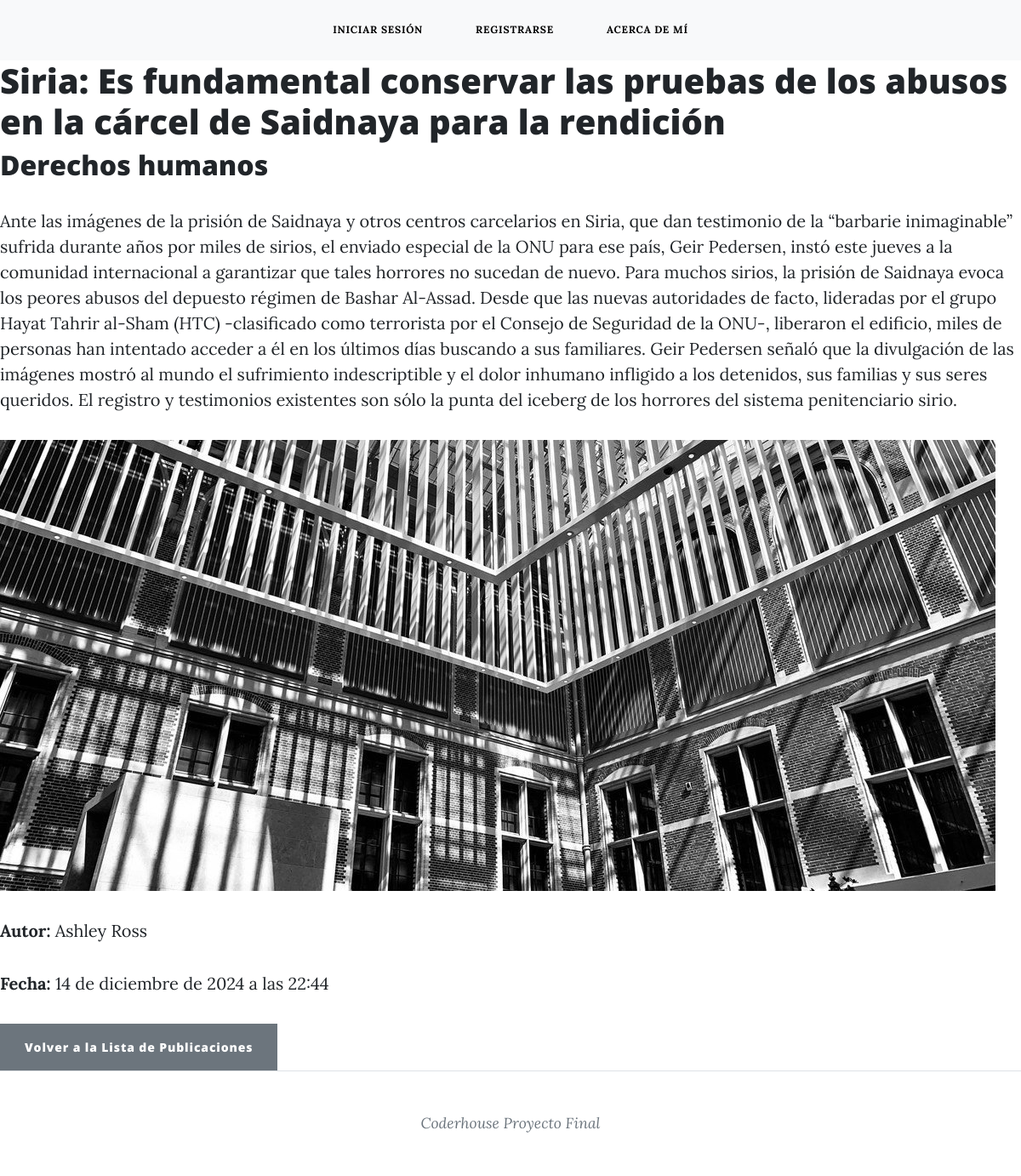
Screenshot of /post_user/1/ with the database file from the repository.
### blog/models.py (models this page shows, shortened)
class Post(models.Model):
    titulo = models.CharField(max_length=100)
    subtitulo = models.CharField(max_length=200, blank=True, null=True)
    cuerpo = models.TextField()
    fecha = models.DateTimeField(auto_now_add=True)
    imagen = models.ImageField(upload_to='imagenes/', blank=True, null=True)
    author =  models.CharField(max_length=100,blank=True, null=True)

### blog/views.py (the view)
# urls.py: path('post_user/<int:pk>/', views.post_detail_user_view, name='post_detail_user'),
def post_detail_user_view(request, pk):
    post = get_object_or_404(Post, pk=pk)
    return render(request, 'blog/post_detail_user.html', {'post': post})

### templates/blog/post_detail_user.html
{% extends 'blog/base.html' %}
{% block content %}
<h1>{{ post.titulo }}</h1>
<h2>{{ post.subtitulo }}</h2>
<p>{{ post.cuerpo }}</p>
{% if post.imagen %}
    <img src="{{ post.imagen.url }}" alt="Imagen del Post" style="max-width: 100%;">
{% endif %}
<p><strong>Autor:</strong> {{ post.author }}</p>
<p><strong>Fecha:</strong> {{ post.fecha }}</p>
<a href="{% url 'listar_publicaciones' %}" class="btn btn-secondary">Volver a la Lista de Publicaciones</a>
{% endblock %}

### templates/blog/base.html (shortened to what this page needs)
{% load static %}
<!DOCTYPE html>
<html lang="en">
    <head>
        <link href="{% static 'css/styles.css' %}" rel="stylesheet" />
    </head>
    <body>
        <nav class="navbar navbar-expand-lg navbar-light bg-light" id="mainNav">
            <div class="container px-4 px-lg-5">
                <div class="collapse navbar-collapse justify-content-center" id="navbarResponsive">
                    <ul class="navbar-nav gap-3 py-4 py-lg-0">
                        {% if user.is_authenticated %}
                        <li class="nav-item"><a class="nav-link text-center" href="{% url 'index' %}">Inicio</a></li>
                        <li class="nav-item"><a class="nav-link text-center" href="{% url 'crear_post' %}">Crear Publicación</a></li>
                        <li class="nav-item"><a class="nav-link text-center" href="{% url 'inbox' %}">Mensajes</a></li>
                        <li class="nav-item"><a class="nav-link text-center" href="{% url 'about' %}">Acerca de mí</a></li>
                        <li class="nav-item"><a class="nav-link text-center" href="{% url 'send_message' %}">Enviar un Mensaje</a></li>
                        <li class="nav-item"><a class="nav-link text-center" href="{% url 'user_profile_view' %}">Información de Usuario</a></li>
                        <li class="nav-item"><a class="nav-link text-center" href="{% url 'profile_details_view' %}">Información del Perfil</a></li>
                        <li class="nav-item"><a class="nav-link text-center" href="{% url 'change_password' %}">Cambiar Contraseña</a>
                        <li class="nav-item"><a class="nav-link text-center" href="{% url 'logout' %}">Cerrar Sesión</a></li>
                        {% else %}
                        <li class="nav-item"><a class="nav-link text-center" href="{% url 'login' %}">Iniciar Sesión</a></li>
                        <li class="nav-item"><a class="nav-link text-center" href="{% url 'register' %}">Registrarse</a></li>
                        <li class="nav-item"><a class="nav-link text-center" href="{% url 'about' %}">Acerca de mí</a></li>
                        {% endif %}
                    </ul>
                </div>
            </div>
        </nav>
        <div>
            {% block content %}
            {% endblock %}
        </div>
        <footer class="border-top">
            <div class="container px-4 px-lg-5">
                <div class="small text-center text-muted fst-italic">Coderhouse Proyecto Final</div>
            </div>
        </footer>
    </body>
</html>

### rows the page displays
Post: titulo "Siria: Es fundamental conservar las pruebas de los abusos en la cárcel de Saidnaya para la rendición", subtitulo "Derechos humanos", cuerpo "Ante las imágenes de la prisión de Saidnaya y otros centros carcelarios en Siria, que dan testimonio de la “barbarie inimaginable” sufrida durante años por miles de sirios, el enviado especial de la ONU para ese país, Geir Pedersen, instó este jueves a la comunidad internacional a garantizar que tales horrores no sucedan de nuevo. Para muchos sirios, la prisión de Saidnaya evoca los peores abusos del depuesto régimen de Bashar Al-Assad. Desde que las nuevas autoridades de facto, lideradas por el grupo Hayat Tahrir al-Sham (HTC) -clasificado como terrorista por el Consejo de Seguridad de la ONU-, liberaron el edificio, miles de personas han intentado acceder a él en los últimos días buscando…", imagen (picture), author "Ashley Ross", fecha "14 de diciembre de 2024 a las 22:44"
